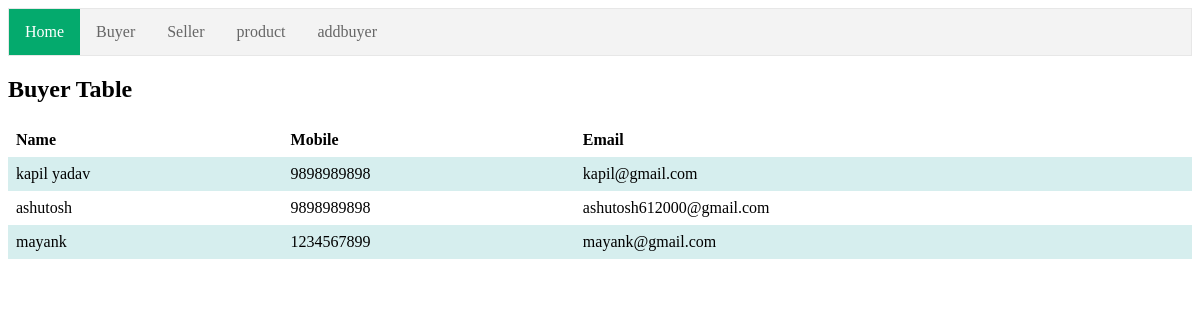
Before: /buyer/buyer/ with the older database file.
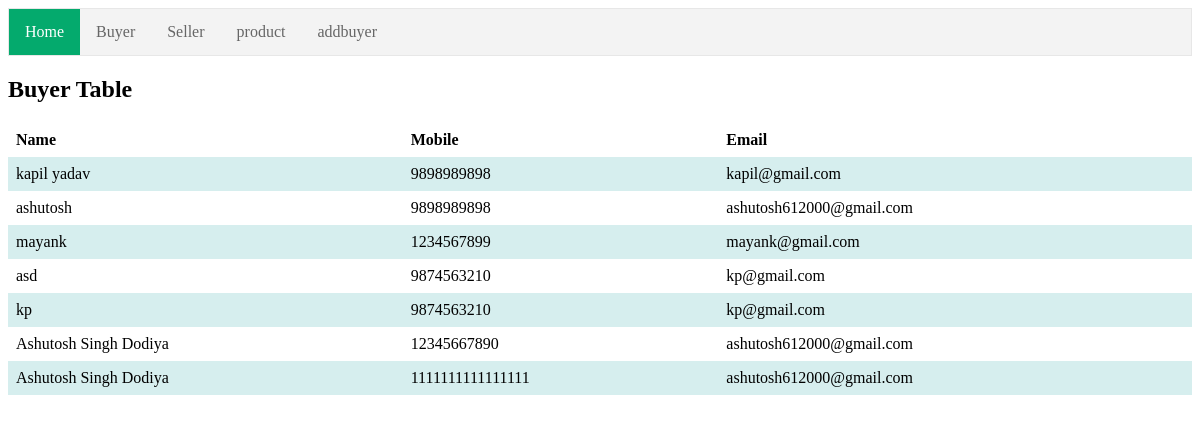
After: the same page with the newer database file.
### buyer/models.py (models this page shows)
class Buyer_Detail(models.Model):
    Name = models.CharField(max_length=100)
    Mobile = models.CharField(max_length=10)
    Email = models.EmailField()
    class Meta:
        verbose_name_plural = ("Buyer")
    def __str__(self):
        return self.Name

### buyer/views.py (the view)
# urls.py: path('buyer/',index,name='buyer'),
def index(request):
    Bdata = Buyer_Detail.objects.all()
    print(Bdata)
    context = {
        'buyerdata': Bdata
    }
    return render(request, 'buyer.html',context)

### templates/buyer.html (shortened to what this page needs)
{% extends 'home.html' %}
{% block body %}
<!DOCTYPE html>
<html>
<head>
</head>
<body>
  <h2> Buyer Table</h2>
    <table>
        <tr>
            <th>Name</th>
            <th>Mobile</th>
            <th>Email</th>
          </tr>
          {% for i in buyerdata  %}
          <tr>
              <td>{{i.Name}}</td>
              <td>{{i.Mobile}}</td>
              <td>{{i.Email}}</td>
          </tr>
          {% endfor %}
    </table>
</body>
</html>
 {% endblock %}

Changed rows visible on the page:
added Buyer_Detail: Name "asd", Mobile "9874563210", Email "kp@gmail.com"
added Buyer_Detail: Name "kp", Mobile "9874563210", Email "kp@gmail.com"
added Buyer_Detail: Name "Ashutosh Singh Dodiya", Mobile "12345667890", Email "ashutosh612000@gmail.com"
added Buyer_Detail: Name "Ashutosh Singh Dodiya", Mobile "1111111111111111", Email "ashutosh612000@gmail.com"
